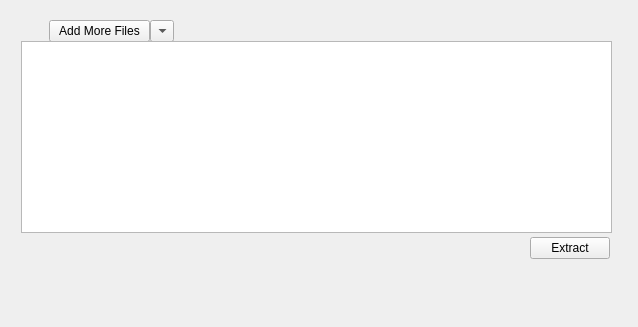
<?xml version="1.0" encoding="UTF-8"?>
<ui version="4.0">
 <class>Form</class>
 <widget class="QWidget" name="Form">
  <property name="geometry">
   <rect>
    <x>0</x>
    <y>0</y>
    <width>638</width>
    <height>327</height>
   </rect>
  </property>
  <property name="windowTitle">
   <string>Form</string>
  </property>
  <widget class="QPushButton" name="buttonAddMoreFile">
   <property name="geometry">
    <rect>
     <x>49</x>
     <y>20</y>
     <width>101</width>
     <height>22</height>
    </rect>
   </property>
   <property name="text">
    <string>Add More Files</string>
   </property>
  </widget>
  <widget class="QComboBox" name="comboOptions">
   <property name="geometry">
    <rect>
     <x>150</x>
     <y>20</y>
     <width>24</width>
     <height>22</height>
    </rect>
   </property>
   <property name="maximumSize">
    <size>
     <width>24</width>
     <height>16777215</height>
    </size>
   </property>
  </widget>
  <widget class="QTableView" name="tableFiles">
   <property name="geometry">
    <rect>
     <x>21</x>
     <y>41</y>
     <width>591</width>
     <height>192</height>
    </rect>
   </property>
  </widget>
  <widget class="QPushButton" name="buttonExtract">
   <property name="geometry">
    <rect>
     <x>530</x>
     <y>237</y>
     <width>80</width>
     <height>22</height>
    </rect>
   </property>
   <property name="text">
    <string>Extract</string>
   </property>
  </widget>
 </widget>
 <resources/>
 <connections/>
</ui>
